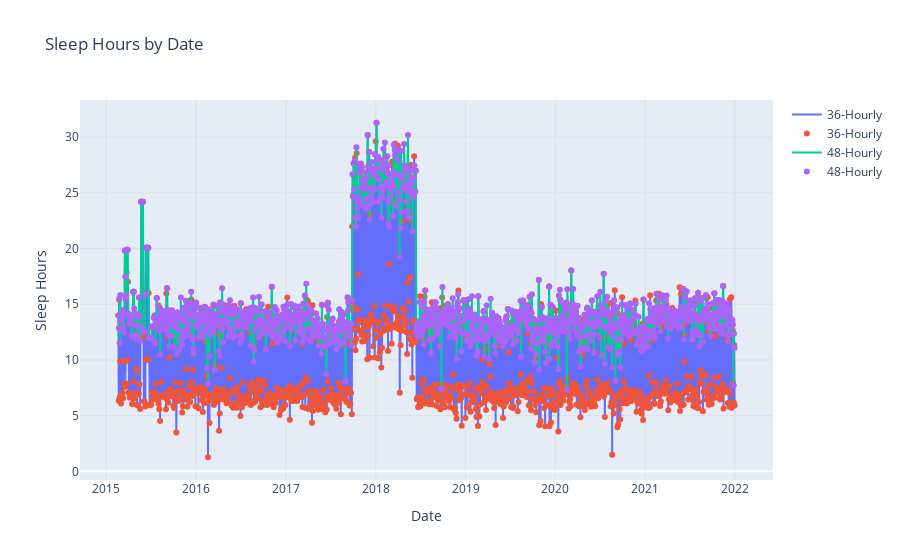

The cell this chart's notebook holds for it:
### Markdown cell above
# Training Data on different Sampling Freq

### Code cell
df_indexed = merged_df.set_index('date')
# These lines perform resampling on the 'sleep_hours' column of the df_indexed DataFrame.
# They aggregate the data into 36-hour and 48-hour intervals and calculate the sum of 'sleep_hours' within each interval. 
# The resulting resampled data is stored in the df_36_hourly and df_48_hourly 
df_36_hourly = df_indexed['sleep_hours'].resample('36h').sum().reset_index()
df_48_hourly = df_indexed['sleep_hours'].resample('48h').sum().reset_index()

fig = go.Figure()

# Add the 12-hourly line plot
fig.add_trace(go.Scatter(x=df_36_hourly['date'], y=df_36_hourly['sleep_hours'], mode='lines', name='36-Hourly'))
fig.add_trace(go.Scatter(x=df_36_hourly['date'], y=df_36_hourly['sleep_hours'], mode='markers', name='36-Hourly'))



fig.add_trace(go.Scatter(x=df_48_hourly['date'], y=df_48_hourly['sleep_hours'], mode='lines', name='48-Hourly'))
fig.add_trace(go.Scatter(x=df_48_hourly['date'], y=df_48_hourly['sleep_hours'], mode='markers', name='48-Hourly'))

# Customize the axes labels
fig.update_layout(xaxis_title='Date', yaxis_title='Sleep Hours')

# Customize the grid lines
fig.update_layout(xaxis=dict(showgrid=True, gridwidth=0.5, gridcolor='lightgray'),
                  yaxis=dict(showgrid=True, gridwidth=0.5, gridcolor='lightgray'))

# Set the title
fig.update_layout(title='Sleep Hours by Date')

# Display the plot
fig.show()

# summary:
# The code uses Plotly graph objects to create a plot showing the sleep hours by date at 36-hour and 48-hour intervals. 
# It adds scatter traces for both the line plot and the individual data points for each interval. 
# The axes labels, grid lines, and title are customized. The final plot will show the sleep hours
# at different intervals, with line plots and markers, along with customized labels, grid lines, 
# and title for an informative visualization of the sleep hour trends over time.

### Figure 1 — Plotly figure (JSON) as saved in the notebook; plotly's stock layout.template omitted (floating-point values rounded to 4 significant figures; data arrays with more than 128 entries replaced by an {"elided": "..."} marker saying what was removed)
{"data": [{"mode": "lines", "name": "36-Hourly", "type": "scatter", "x": {"elided": "1672 str values"}, "y": {"elided": "1672 float values"}}, {"mode": "markers", "name": "36-Hourly", "type": "scatter", "x": {"elided": "1672 str values"}, "y": {"elided": "1672 float values"}}, {"mode": "lines", "name": "48-Hourly", "type": "scatter", "x": {"elided": "1254 str values"}, "y": {"elided": "1254 float values"}}, {"mode": "markers", "name": "48-Hourly", "type": "scatter", "x": {"elided": "1254 str values"}, "y": {"elided": "1254 float values"}}], "layout": {"title": {"text": "Sleep Hours by Date"}, "xaxis": {"gridcolor": "lightgray", "gridwidth": 0.5, "showgrid": true, "title": {"text": "Date"}}, "yaxis": {"gridcolor": "lightgray", "gridwidth": 0.5, "showgrid": true, "title": {"text": "Sleep Hours"}}}}
